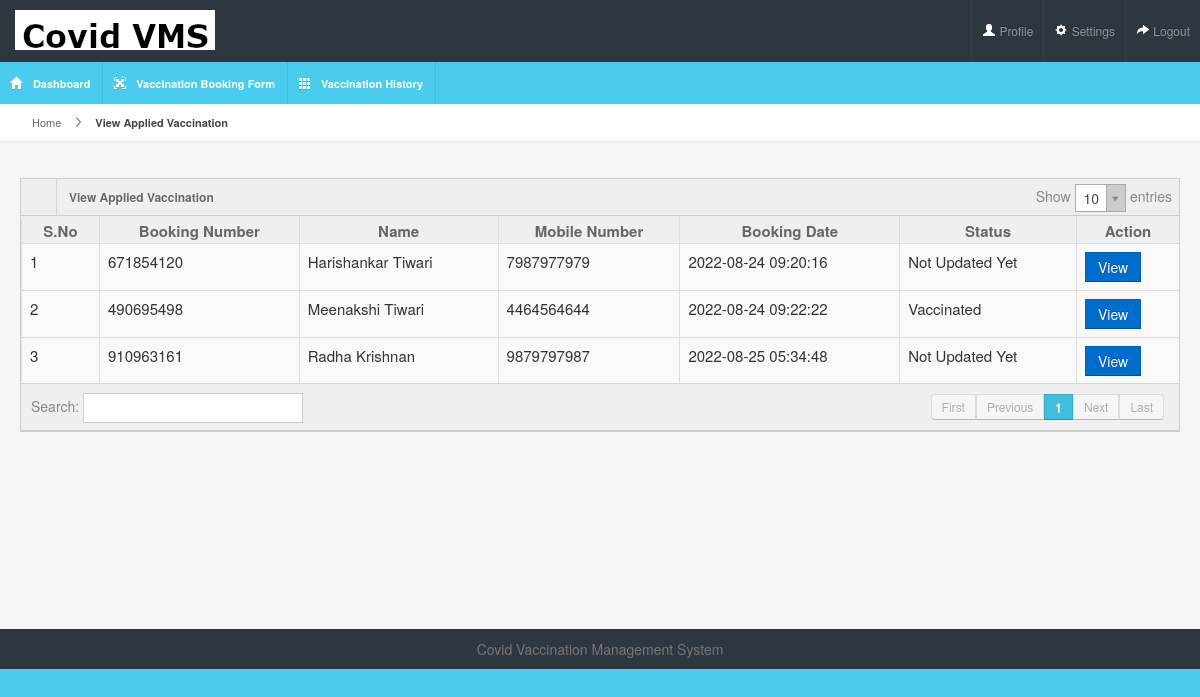
The page /covidvms/user/vaccination-history.php (signed in) on the database its author committed.
### tables this page shows
CREATE TABLE `tblvaccinationbooking` (
  `ID` int(5) NOT NULL,
  `UserID` int(5) DEFAULT NULL,
  `BookingNumber` int(10) DEFAULT NULL,
  `Patient` varchar(250) DEFAULT NULL,
  `Name` varchar(250) DEFAULT NULL,
  `MobileNumber` bigint(20) DEFAULT NULL,
  `IdentityProof` varchar(250) DEFAULT NULL,
  `IdentityNumber` varchar(250) DEFAULT NULL,
  `VaccineType` varchar(100) DEFAULT NULL,
  `VaccineCenterid` int(5) DEFAULT NULL,
  `DateofVaccination` date DEFAULT NULL,
  `BookingSlots` varchar(250) DEFAULT NULL,
  `Dose` varchar(250) DEFAULT NULL,
  `DateofBooking` timestamp NULL DEFAULT current_timestamp(),
  `Remark` varchar(250) DEFAULT NULL,
  `Status` varchar(250) DEFAULT NULL,
  `VaccinationDoneby` int(5) DEFAULT NULL,
  `UpdationDate` timestamp NULL DEFAULT NULL ON UPDATE current_timestamp()
);

### covidvms/user/vaccination-history.php (the view, shortened to what this page needs)
<?php
include('includes/dbconnection.php');
if (strlen($_SESSION['cvmsuid']==0)) {
  header('location:logout.php');
  } else{
?>
<!DOCTYPE html>
<html lang="en">
<head>
<link rel="stylesheet" href="../admin/css/bootstrap.min.css" />
<link rel="stylesheet" href="../admin/css/bootstrap-responsive.min.css" />
<link rel="stylesheet" href="../admin/css/uniform.css" />
<link rel="stylesheet" href="../admin/css/select2.css" />
<link rel="stylesheet" href="../admin/css/maruti-style.css" />
<link rel="stylesheet" href="../admin/css/maruti-media.css" class="skin-color" />
</head>
<body>
<?php include_once('includes/header.php');?>
<div id="content">
  <div id="content-header">
    <div id="breadcrumb"> <a href="dashboard.php" title="Go to Home" class="tip-bottom"><i class="icon-home"></i> Home</a> <a href="vaccination-history.php" class="current">View Applied Vaccination</a> </div>
  </div>
  <div class="container-fluid">
    <div class="row-fluid">
      <div class="span12">
        <div class="widget-box">
          <div class="widget-title">
             <span class="icon"><i class="icon-th"></i></span>
            <h5>View Applied Vaccination</h5>
          </div>
          <div class="widget-content nopadding">
            <table class="table table-bordered data-table" style="font-size: 15px;">
              <thead>
                <tr >
                  <th style="font-size: 15px;">S.No</th>
                  <th style="font-size: 15px;">Booking Number</th>
                  <th style="font-size: 15px;">Name</th>
                  <th style="font-size: 15px;">Mobile Number</th>
                  <th style="font-size: 15px;">Booking Date</th>
                  <th style="font-size: 15px;">Status</th>
                  <th style="font-size: 15px;">Action</th>
                </tr>
              </thead>
              <tbody>
                <?php
                $uid=$_SESSION['cvmsuid'];
$sql="SELECT * from tblvaccinationbooking where UserID=:uid";
$query = $dbh -> prepare($sql);
$query->bindParam(':uid',$uid,PDO::PARAM_STR);
$query->execute();
$results=$query->fetchAll(PDO::FETCH_OBJ);
$cnt=1;
if($query->rowCount() > 0)
{
foreach($results as $row)
{               ?>
                <tr class="gradeX">
                  <td><?php echo htmlentities($cnt);?></td>
                                    <td><?php  echo htmlentities($row->BookingNumber);?></td>
                                    <td><?php  echo htmlentities($row->Name);?></td>
                                    <td><?php  echo htmlentities($row->MobileNumber);?></td>
                                    <td><?php  echo htmlentities($row->DateofBooking);?></td>
                                     <?php if($row->Status==""){ ?>
                     <td><?php echo "Not Updated Yet"; ?></td>
<?php } else { ?>                  <td><?php  echo htmlentities($row->Status);?>
                  </td>
                  <?php } ?>
                                    <td><a href="view-vaccination-detail.php?editid=<?php echo htmlentities ($row->ID);?>&&bookid=<?php echo htmlentities ($row->BookingNumber);?>" class="btn btn-primary">View</a></td>
                </tr><?php $cnt=$cnt+1;}} ?>
              </tbody>
            </table>
          </div>
        </div>
      </div>
    </div>
  </div>
</div>
<?php include_once('includes/footer.php');?>
</body>
</html><?php }  ?>

### covidvms/admin/css/maruti-style.css (style rules this page uses)
* { outline:none !important; -moz-outline: none !important; }
body { overflow-x: hidden; margin-top: -10px; }
select, textarea, input[type="text"], input[type="password"], input[type="datetime"], input[type="datetime-local"], input[type="date"], input[type="month"], input[type="time"], input[type="week"], input[type="number"], input[type="email"], input[type="url"], input[type="search"], input[type="tel"], input[type="color"], .uneditable-input, .label, .dropdown-menu, .btn, .well, .progress, .table-bordered, .btn-group > .btn:first-child, .btn-group > .btn:last-child, .btn-group > .btn:last-child, .btn-group > .dropdown-toggle, .alert { border-radius:0px; }
.btn, textarea, input[type="text"], input[type="password"], input[type="datetime"], input[type="datetime-local"], input[type="date"], input[type="month"], input[type="time"], input[type="week"], input[type="number"], input[type="email"], input[type="url"], input[type="search"], input[type="tel"], input[type="color"], .uneditable-input { box-shadow:none; }
.progress, .progress-success .bar, .progress .bar-success, .progress-warning .bar, .progress .bar-warning, .progress-danger .bar, .progress .bar-danger, .progress-info .bar, .progress .bar-info, .btn, .btn-primary { background-image:none; }
#content { background:url(../images/backgrounds/bodyBg.png) repeat #fff; margin-left:0px; margin-right: 0; margin-top:80px; padding-bottom: 25px; position: relative; min-height: 500px; width: auto; }
#content-header { position: abslute; width: 100%; margin-top: -38px; z-index: 20; }
.container-fluid .row-fluid:first-child { margin-top: 20px; }
#breadcrumb { background-color: #fff; border-bottom: 1px solid #e3ebed; }
#breadcrumb a { padding: 8px 20px 8px 10px; display: inline-block; background-image: url('../img/breadcrumb.png'); background-position: center right; background-repeat: no-repeat; font-size: 11px; color: #666666; }
#breadcrumb a:last-child { background-image:none; }
#breadcrumb a.current { font-weight: bold; color: #444444; }
#breadcrumb a i { margin-right: 5px; opacity: .6; }
.stat-boxes .peity_bar_good, .stat-boxes .peity_line_good, { color: #459D1C; }
.widget-box { background: none repeat scroll 0 0 #F9F9F9; border-top: 1px solid #CDCDCD; border-left: 1px solid #CDCDCD; border-right: 1px solid #CDCDCD; clear: both; margin-top: 16px; margin-bottom: 16px; position: relative; }
.widget-title, .modal-header, .table th, div.dataTables_wrapper .ui-widget-header { background-color: #efefef; border-bottom: 1px solid #CDCDCD; height: 36px; }
.widget-title span.icon { border-right: 1px solid #cdcdcd; padding: 9px 10px 7px 11px; float: left; opacity: .7; }
.widget-title h5 { color: #666666; text-shadow: 0 1px 0 #ffffff; float: left; font-size: 12px; font-weight: bold; padding: 12px; line-height: 12px; margin: 0; }
.widget-content { padding: 12px 15px; border-bottom: 1px solid #cdcdcd; }
.table th { height: auto; font-size: 14px; padding: 5px 10px 2px; border-bottom: 0; text-align: center; color: #666666; }
.nopadding { padding: 0 !important; }
.nopadding .table { margin-bottom: 0; }
.nopadding .table-bordered { border: 0; }

### covidvms/admin/css/maruti-media.css (style rules this page uses)
body { background:#49CCED; }

### rows shown on the page
tblvaccinationbooking: BookingNumber "671854120", Name "Harishankar Tiwari", MobileNumber "7987977979", DateofBooking "2022-08-24 09:20:16", shows "Not Updated Yet"
tblvaccinationbooking: BookingNumber "490695498", Name "Meenakshi Tiwari", MobileNumber "4464564644", DateofBooking "2022-08-24 09:22:22", Status "Vaccinated"
tblvaccinationbooking: BookingNumber "910963161", Name "Radha Krishnan", MobileNumber "9879797987", DateofBooking "2022-08-25 05:34:48", shows "Not Updated Yet"
